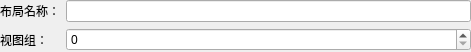
<ui version="4.0">
 <class>qMRMLThreeDViewInformationWidget</class>
 <widget class="qMRMLWidget" name="qMRMLThreeDViewInformationWidget">
  <property name="geometry">
   <rect>
    <x>0</x>
    <y>0</y>
    <width>471</width>
    <height>52</height>
   </rect>
  </property>
  <property name="windowTitle">
   <string>三维视图信息</string>
  </property>
  <layout class="QFormLayout" name="formLayout">
   <property name="fieldGrowthPolicy">
    <enum>QFormLayout::AllNonFixedFieldsGrow</enum>
   </property>
   <property name="margin">
    <number>0</number>
   </property>
   <item row="0" column="0">
    <widget class="QLabel" name="label_2">
     <property name="text">
      <string>布局名称：</string>
     </property>
    </widget>
   </item>
   <item row="0" column="1">
    <widget class="QLineEdit" name="LayoutNameLineEdit">
     <property name="toolTip">
      <string>切片名称</string>
     </property>
     <property name="readOnly">
      <bool>true</bool>
     </property>
    </widget>
   </item>
   <item row="2" column="0">
    <widget class="QLabel" name="label_11">
     <property name="text">
      <string>视图组：</string>
     </property>
    </widget>
   </item>
   <item row="2" column="1">
    <widget class="QSpinBox" name="ViewGroupSpinBox">
     <property name="toolTip">
      <string>在具有相同组索引的视图中，导航和链接属性是同步的。</string>
     </property>
    </widget>
   </item>
  </layout>
 </widget>
 <customwidgets>
  <customwidget>
   <class>qMRMLWidget</class>
   <extends>QWidget</extends>
   <header>qMRMLWidget.h</header>
   <container>1</container>
  </customwidget>
 </customwidgets>
 <resources>
  <include location="../qMRMLWidgets.qrc" />
 </resources>
 <connections />
</ui>
